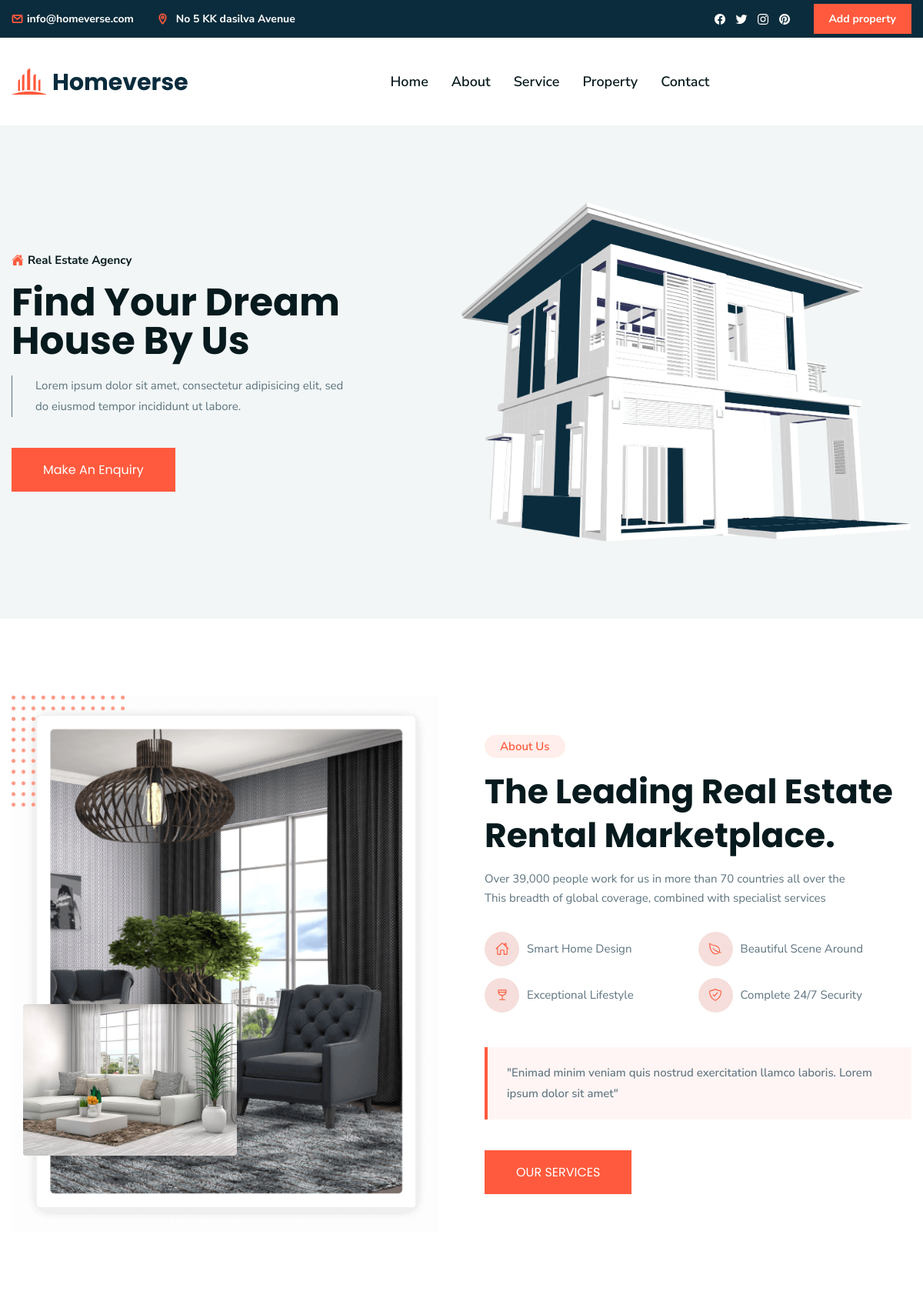
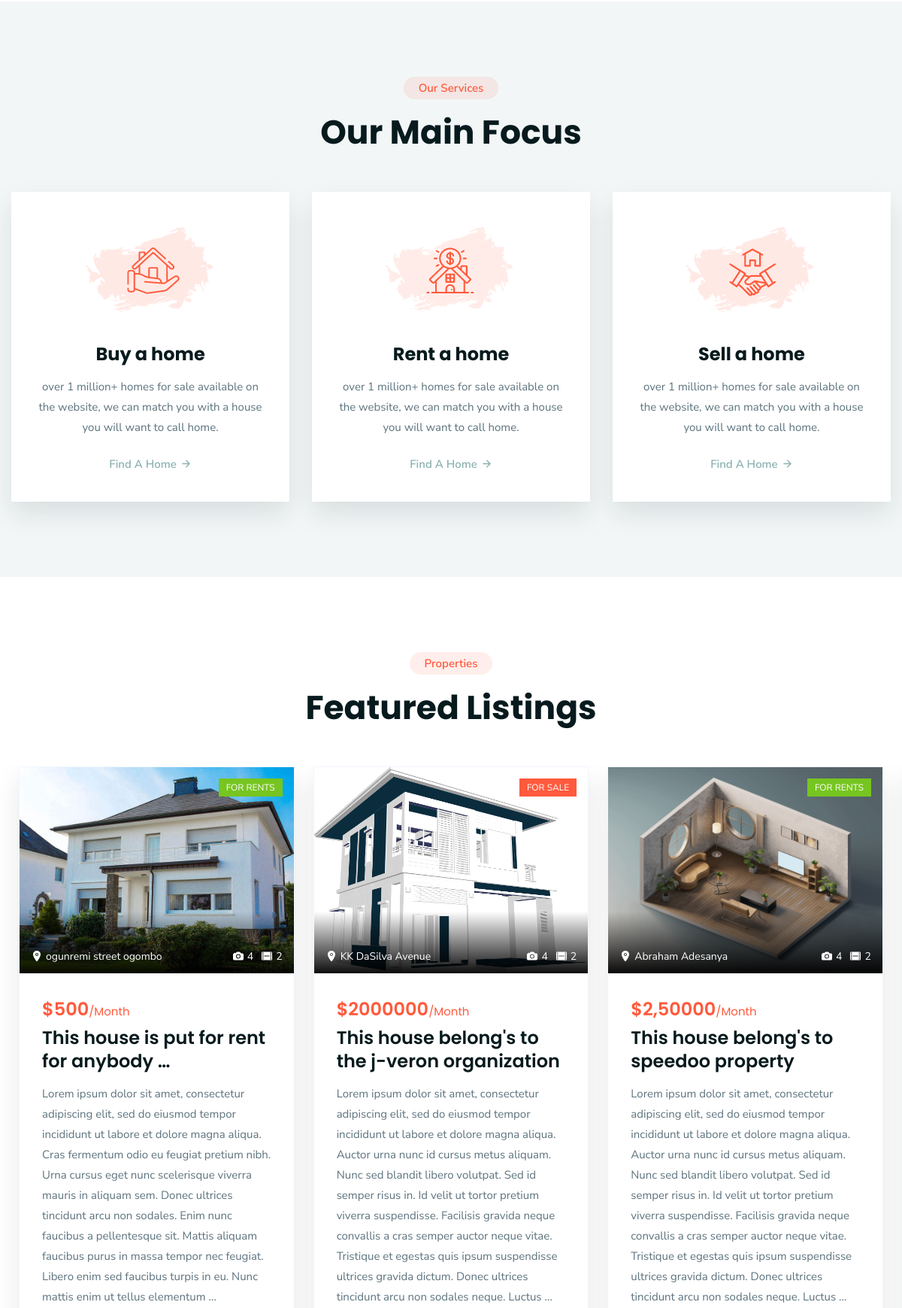
The page / (upper part) on the database its author committed (2 pictures, top to bottom).
### base/models.py (models this page shows, shortened)
class propertise(models.Model):
    author = models.ForeignKey(profile, on_delete=models.CASCADE)
    image = models.ImageField(null=True, blank=True)
    propertise_headline = models.CharField(max_length=300)
    name = models.CharField(max_length=1000, blank=True, null=True)
    address = models.CharField(max_length=200, blank=True, null=True)
    price = models.CharField(max_length=200, blank=True, null=True)
    total_bedroom = models.IntegerField(blank=True, null=True)
    info = models.TextField(blank=True, null=True)
    map_location = models.CharField(max_length=300, blank=True, null=True)
    purpose = models.CharField(max_length=200, null=True, blank=True)
    squar_ft = models.CharField(max_length=200, blank=True, null=True)
    bathroom = models.IntegerField(null=True)

### base/views.py (the view)
# urls.py: 2. Add a URL to urlpatterns:  path('', views.home, name='home')
def home(request):
    properties = propertise.objects.all()
    currentDateTime = datetime.datetime.now()
    date = currentDateTime.date()
    year = date.strftime("%Y")
    context = {'properties': properties, 'year': year}
    return render(request, 'base/index.html', context)

### base/models.py (called while the page is built)
    def __str__(self):
        return str(self.username)

### base/templates/base/index.html (shortened to what this page needs)
{% extends 'base/navbar.html'%}
{%block body%}
<main>
  {% load static %}
    <article>
      <section class="hero" id="home">
        <div class="speedoocontainer">
          <div class="hero-content">
            <p class="hero-subtitle">
              <ion-icon name="home"></ion-icon>
              <span>Real Estate Agency</span>
            </p>
            <h2 class="h1 hero-title">Find Your Dream House By Us</h2>
            <p class="hero-text">
              Lorem ipsum dolor sit amet, consectetur adipisicing elit, sed do eiusmod tempor incididunt ut labore.
            </p>
            <button class="speedoobtn">Make An Enquiry</button>
          </div>
          <figure class="hero-banner">
            <img src="{% static 'base/images/hero-banner.png' %}" alt="Modern house model" class="w-100">
          </figure>
        </div>
      </section>
      <section class="about" id="about">
        <div class="speedoocontainer">
          <figure class="about-banner">
            <img src="{% static 'base/images/about-banner-1.png'%}" alt="House interior">
            <img src="{% static 'base/images/about-banner-2.jpg'%}" alt="House interior" class="abs-img">
          </figure>
          <div class="about-content">
            <p class="section-subtitle">About Us</p>
            <h2 class="h2 section-title">The Leading Real Estate Rental Marketplace.</h2>
            <p class="about-text">
              Over 39,000 people work for us in more than 70 countries all over the This breadth of global coverage,
              combined with
              specialist services
            </p>
            <ul class="about-list">
              <li class="about-item">
                <div class="about-item-icon">
                  <ion-icon name="home-outline"></ion-icon>
                </div>
                <p class="about-item-text">Smart Home Design</p>
              </li>
              <li class="about-item">
                <div class="about-item-icon">
                  <ion-icon name="leaf-outline"></ion-icon>
                </div>
                <p class="about-item-text">Beautiful Scene Around</p>
              </li>
              <li class="about-item">
                <div class="about-item-icon">
                  <ion-icon name="wine-outline"></ion-icon>
                </div>
                <p class="about-item-text">Exceptional Lifestyle</p>
              </li>
              <li class="about-item">
                <div class="about-item-icon">
                  <ion-icon name="shield-checkmark-outline"></ion-icon>
                </div>
                <p class="about-item-text">Complete 24/7 Security</p>
              </li>
            </ul>
            <p class="callout">
              "Enimad minim veniam quis nostrud exercitation
              llamco laboris. Lorem ipsum dolor sit amet"
            </p>
            <a href="#service" class="speedoobtn">Our Services</a>
          </div>
        </div>
      </section>
      <section class="service" id="service">
        <div class="speedoocontainer">
          <p class="section-subtitle">Our Services</p>
          <h2 class="h2 section-title">Our Main Focus</h2>
          <ul class="service-list">
            <li>
              <div class="service-card">
                <div class="card-icon">
                  <img src="{%static 'base/images/service-1.png'%}" alt="Service icon">
                </div>
                <h3 class="h3 card-title">
                  <a href="#">Buy a home</a>
                </h3>
                <p class="card-text">
                  over 1 million+ homes for sale available on the website, we can match you with a house you will want
                  to call home.
                </p>
                <a href="#" class="card-link">
                  <span>Find A Home</span>
                  <ion-icon name="arrow-forward-outline"></ion-icon>
                </a>
              </div>
            </li>
            <li>
              <div class="service-card">
                <div class="card-icon">
                  <img src="{%static 'base/images/service-2.png'%}" alt="Service icon">
                </div>
                <h3 class="h3 card-title">
                  <a href="#">Rent a home</a>
                </h3>
                <p class="card-text">
                  over 1 million+ homes for sale available on the website, we can match you with a house you will want
                  to call home.
                </p>
                <a href="#" class="card-link">
                  <span>Find A Home</span>
                  <ion-icon name="arrow-forward-outline"></ion-icon>
                </a>
              </div>
            </li>
            <li>
              <div class="service-card">
                <div class="card-icon">
                  <img src="{%static 'base/images/service-3.png'%}" alt="Service icon">
                </div>
                <h3 class="h3 card-title">
                  <a href="#">Sell a home</a>
                </h3>
                <p class="card-text">
                  over 1 million+ homes for sale available on the website, we can match you with a house you will want
                  to call home.
                </p>
                <a href="#" class="card-link">
                  <span>Find A Home</span>
                  <ion-icon name="arrow-forward-outline"></ion-icon>
                </a>
              </div>
            </li>
          </ul>
        </div>
      </section>
      <section class="property" id="property">
        <div class="speedoocontainer">
          <p class="section-subtitle">Properties</p>
          <h2 class="h2 section-title">Featured Listings</h2>
          <ul class="property-list has-scrollbar">
          {% for proper in properties %}
            <li>
              <div class="property-card">
                <figure class="card-banner">
                  <a href="{% url 'base:page' proper.id %}">
                    <img src="{{proper.image.url}}" alt="New Apartment Nice View" class="w-100">
                  </a>
                  <div class="{% if proper.purpose == 'FOR RENTS' %}
                  card-badge green
                  {% else %}
                  card-badge orange
                  {%endif%}">
                    {{proper.purpose}}
                  </div>
                  <div class="banner-actions">
                    <button class="banner-actions-speedoobtn">
                      <ion-icon name="location"></ion-icon>
                      <address>{{proper.address}}</address>
                    </button>
                    <button class="banner-actions-speedoobtn">
                      <ion-icon name="camera"></ion-icon>
                      <span>4</span>
                    </button>
                    <button class="banner-actions-speedoobtn">
                      <ion-icon name="film"></ion-icon>
                      <span>2</span>
                    </button>
                  </div>
                </figure>
                <div class="card-content">
                  <div class="card-price">
                    <strong>${{proper.price}}</strong>/Month
                  </div>
                  <h3 class="h3 card-title">
                    <a href="{% url 'base:page' proper.id %}">{{proper.propertise_headline|truncatewords:8}}</a>
                  </h3>
                  <p class="card-text">
                   {{proper.info|truncatewords:70}}
                  </p>
                </div>
              </div>
            </li>
            {%endfor%}
          </ul>
        </div>
      </section>
    </article>
  </main>
{%endblock body%}

### base/templates/base/navbar.html (shortened to what this page needs)
<!DOCTYPE html>
{% load static %}
<html lang="en">
<head>
  <link rel="stylesheet" href="{%static 'base/css/style.css'%}">
</head>
<body>
  <header class="speedooheader" data-speedooheader>
    <div class="speedooheader-top">
      <div class="speedoocontainer">
        <ul class="speedooheader-top-list">
          <li>
            <a href="mailto:info@homeverse.com" class="speedooheader-top-link">
              <ion-icon name="mail-outline"></ion-icon>
              <span>info@homeverse.com</span>
            </a>
          </li>
          <li>
            <a href="#" class="speedooheader-top-link">
              <ion-icon name="location-outline"></ion-icon><br/>
              <span>No 5 KK dasilva Avenue</span>
            </a>
          </li>
        </ul>
        <div class="speedoowrapper">
          <ul class="speedooheader-top-social-list">
            <li>
              <a href="#" class="speedooheader-top-social-link">
                <ion-icon name="logo-facebook"></ion-icon>
              </a>
            </li>
            <li>
              <a href="#" class="speedooheader-top-social-link">
                <ion-icon name="logo-twitter"></ion-icon>
              </a>
            </li>
            <li>
              <a href="#" class="speedooheader-top-social-link">
                <ion-icon name="logo-instagram"></ion-icon>
              </a>
            </li>
            <li>
              <a href="#" class="speedooheader-top-social-link">
                <ion-icon name="logo-pinterest"></ion-icon>
              </a>
            </li>
          </ul>
        {% if request.user.is_authenticated%}
         {% block listing %} <a href="{% url 'base:listing' %}" class="speedooheader-top-speedoobtn">Add Listing</a>{%endblock%}
          {%else%}
           {% block listings %} <a href="" class="speedooheader-top-speedoobtn">Add property</a>{%endblock%}
       {%endif%}
        </div>
      </div>
    </div>
    <div class="speedooheader-bottom">
      <div class="speedoocontainer">
        <a href="#" class="logo">
          <img src="{%static 'base/images/logo.png'%}" alt="Homeverse logo">
        </a>
        <nav class="speedoonavbar" data-speedoonavbar>
          <div class="speedoonavbar-bottom">
            <ul class="speedoonavbar-list">
              <li>
                <a href="{%url 'base:home'%}" class="speedoonavbar-link" data-nav-link>Home</a>
              </li>
              <li>
                <a href="#about" class="speedoonavbar-link" data-nav-link>About</a>
              </li>
              <li>
                <a href="#service" class="speedoonavbar-link" data-nav-link>Service</a>
              </li>
              <li>
                <a href="#property" class="speedoonavbar-link" data-nav-link>Property</a>
              </li>
              <li>
                <a href="#contact" class="speedoonavbar-link" data-nav-link>Contact</a>
              </li>
            </ul>
          </div>
        </nav>
      </div>
    </div>
  </header>
{%block body%}
{%endblock body%}
</body>
</html>
</body>

### rows shown on the page
propertise: image (picture), purpose "FOR RENTS", address "ogunremi street ogombo", price "500", propertise_headline "This house is put for rent for anybody …", info "Lorem ipsum dolor sit amet, consectetur adipiscing elit, sed do eiusmod tempor incididunt ut labore et dolore magna aliqua. Cras fermentum odio eu feugiat pretium nibh. Urna cursus eget nunc scelerisque viverra mauris in aliquam sem. Donec ultrices tincidunt arcu non sodales. Enim nunc faucibus a pellentesque sit. Mattis aliquam faucibus purus in massa tempor nec feugiat. Libero enim sed faucibus turpis in eu. Nunc mattis enim ut tellus elementum …"
propertise: image (picture), purpose "FOR SALE", address "KK DaSilva Avenue", price "2000000", propertise_headline "This house belong's to the j-veron organization", info "Lorem ipsum dolor sit amet, consectetur adipiscing elit, sed do eiusmod tempor incididunt ut labore et dolore magna aliqua. Auctor urna nunc id cursus metus aliquam. Nunc sed blandit libero volutpat. Sed id semper risus in. Id velit ut tortor pretium viverra suspendisse. Facilisis gravida neque convallis a cras semper auctor neque vitae. Tristique et egestas quis ipsum suspendisse ultrices gravida dictum. Donec ultrices tincidunt arcu non sodales neque. Luctus …"
propertise: image (picture), purpose "FOR RENTS", address "Abraham Adesanya", price "2,50000", propertise_headline "This house belong's to speedoo property", info "Lorem ipsum dolor sit amet, consectetur adipiscing elit, sed do eiusmod tempor incididunt ut labore et dolore magna aliqua. Auctor urna nunc id cursus metus aliquam. Nunc sed blandit libero volutpat. Sed id semper risus in. Id velit ut tortor pretium viverra suspendisse. Facilisis gravida neque convallis a cras semper auctor neque vitae. Tristique et egestas quis ipsum suspendisse ultrices gravida dictum. Donec ultrices tincidunt arcu non sodales neque. Luctus …"
